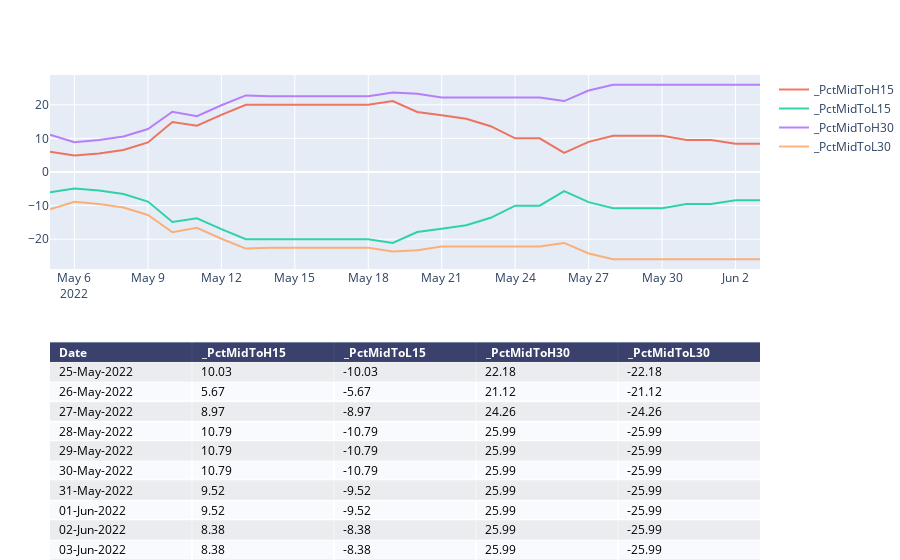

Notebook code for this chart:
### Code cell
chartTitle3=f"{symbol}_PCT-Mid-HH"
print(chartTitle1)
# colsToPlot=[  x for  x  in list_cols if x.startswith('_X') and ( x.startswith('_XMid')==False) ]
colsToPlot=[  x for  x  in list_cols if x.startswith('_PctMidTo') ]
fig=manage_chart(df,colsToPlot,"",'')

pio.write_image(fig, f"{report_path}\\{chartTitle3}.png")
fig

### Figure 1 — Plotly figure (JSON) as saved in the notebook; plotly's stock layout.template omitted (floating-point values rounded to 4 significant figures)
{"data": [{"colorscale": [[0, "#00083e"], [0.5, "#ededee"], [1, "#ffffff"]], "hoverinfo": "none", "opacity": 0.75, "showscale": false, "type": "heatmap", "z": [[0, 0, 0, 0, 0], [0.5, 0.5, 0.5, 0.5, 0.5], [1, 1, 1, 1, 1], [0.5, 0.5, 0.5, 0.5, 0.5], [1, 1, 1, 1, 1], [0.5, 0.5, 0.5, 0.5, 0.5], [1, 1, 1, 1, 1], [0.5, 0.5, 0.5, 0.5, 0.5], [1, 1, 1, 1, 1], [0.5, 0.5, 0.5, 0.5, 0.5], [1, 1, 1, 1, 1]]}, {"name": "_PctMidToH15", "opacity": 0.8, "type": "scatter", "x": ["2022-05-05T00:00:00", "2022-05-06T00:00:00", "2022-05-07T00:00:00", "2022-05-08T00:00:00", "2022-05-09T00:00:00", "2022-05-10T00:00:00", "2022-05-11T00:00:00", "2022-05-12T00:00:00", "2022-05-13T00:00:00", "2022-05-14T00:00:00", "2022-05-15T00:00:00", "2022-05-16T00:00:00", "2022-05-17T00:00:00", "2022-05-18T00:00:00", "2022-05-19T00:00:00", "2022-05-20T00:00:00", "2022-05-21T00:00:00", "2022-05-22T00:00:00", "2022-05-23T00:00:00", "2022-05-24T00:00:00", "2022-05-25T00:00:00", "2022-05-26T00:00:00", "2022-05-27T00:00:00", "2022-05-28T00:00:00", "2022-05-29T00:00:00", "2022-05-30T00:00:00", "2022-05-31T00:00:00", "2022-06-01T00:00:00", "2022-06-02T00:00:00", "2022-06-03T00:00:00"], "xaxis": "x2", "y": [6.02, 4.88, 5.51, 6.58, 8.81, 14.86, 13.78, 17.03, 20.01, 20.01, 20.01, 20.01, 20.01, 20.01, 21.12, 17.86, 16.88, 15.83, 13.63, 10.03, 10.03, 5.67, 8.97, 10.79, 10.79, 10.79, 9.52, 9.52, 8.38, 8.38], "yaxis": "y2"}, {"name": "_PctMidToL15", "opacity": 0.8, "type": "scatter", "x": ["2022-05-05T00:00:00", "2022-05-06T00:00:00", "2022-05-07T00:00:00", "2022-05-08T00:00:00", "2022-05-09T00:00:00", "2022-05-10T00:00:00", "2022-05-11T00:00:00", "2022-05-12T00:00:00", "2022-05-13T00:00:00", "2022-05-14T00:00:00", "2022-05-15T00:00:00", "2022-05-16T00:00:00", "2022-05-17T00:00:00", "2022-05-18T00:00:00", "2022-05-19T00:00:00", "2022-05-20T00:00:00", "2022-05-21T00:00:00", "2022-05-22T00:00:00", "2022-05-23T00:00:00", "2022-05-24T00:00:00", "2022-05-25T00:00:00", "2022-05-26T00:00:00", "2022-05-27T00:00:00", "2022-05-28T00:00:00", "2022-05-29T00:00:00", "2022-05-30T00:00:00", "2022-05-31T00:00:00", "2022-06-01T00:00:00", "2022-06-02T00:00:00", "2022-06-03T00:00:00"], "xaxis": "x2", "y": [-6.02, -4.88, -5.51, -6.58, -8.81, -14.86, -13.78, -17.03, -20.01, -20.01, -20.01, -20.01, -20.01, -20.01, -21.12, -17.86, -16.88, -15.83, -13.63, -10.03, -10.03, -5.67, -8.97, -10.79, -10.79, -10.79, -9.52, -9.52, -8.38, -8.38], "yaxis": "y2"}, {"name": "_PctMidToH30", "opacity": 0.8, "type": "scatter", "x": ["2022-05-05T00:00:00", "2022-05-06T00:00:00", "2022-05-07T00:00:00", "2022-05-08T00:00:00", "2022-05-09T00:00:00", "2022-05-10T00:00:00", "2022-05-11T00:00:00", "2022-05-12T00:00:00", "2022-05-13T00:00:00", "2022-05-14T00:00:00", "2022-05-15T00:00:00", "2022-05-16T00:00:00", "2022-05-17T00:00:00", "2022-05-18T00:00:00", "2022-05-19T00:00:00", "2022-05-20T00:00:00", "2022-05-21T00:00:00", "2022-05-22T00:00:00", "2022-05-23T00:00:00", "2022-05-24T00:00:00", "2022-05-25T00:00:00", "2022-05-26T00:00:00", "2022-05-27T00:00:00", "2022-05-28T00:00:00", "2022-05-29T00:00:00", "2022-05-30T00:00:00", "2022-05-31T00:00:00", "2022-06-01T00:00:00", "2022-06-02T00:00:00", "2022-06-03T00:00:00"], "xaxis": "x2", "y": [11.09, 8.89, 9.51, 10.57, 12.79, 17.94, 16.64, 19.86, 22.8, 22.55, 22.55, 22.55, 22.55, 22.55, 23.65, 23.26, 22.18, 22.18, 22.18, 22.18, 22.18, 21.12, 24.26, 25.99, 25.99, 25.99, 25.99, 25.99, 25.99, 25.99], "yaxis": "y2"}, {"name": "_PctMidToL30", "opacity": 0.8, "type": "scatter", "x": ["2022-05-05T00:00:00", "2022-05-06T00:00:00", "2022-05-07T00:00:00", "2022-05-08T00:00:00", "2022-05-09T00:00:00", "2022-05-10T00:00:00", "2022-05-11T00:00:00", "2022-05-12T00:00:00", "2022-05-13T00:00:00", "2022-05-14T00:00:00", "2022-05-15T00:00:00", "2022-05-16T00:00:00", "2022-05-17T00:00:00", "2022-05-18T00:00:00", "2022-05-19T00:00:00", "2022-05-20T00:00:00", "2022-05-21T00:00:00", "2022-05-22T00:00:00", "2022-05-23T00:00:00", "2022-05-24T00:00:00", "2022-05-25T00:00:00", "2022-05-26T00:00:00", "2022-05-27T00:00:00", "2022-05-28T00:00:00", "2022-05-29T00:00:00", "2022-05-30T00:00:00", "2022-05-31T00:00:00", "2022-06-01T00:00:00", "2022-06-02T00:00:00", "2022-06-03T00:00:00"], "xaxis": "x2", "y": [-11.09, -8.89, -9.51, -10.57, -12.79, -17.94, -16.64, -19.86, -22.8, -22.55, -22.55, -22.55, -22.55, -22.55, -23.65, -23.26, -22.18, -22.18, -22.18, -22.18, -22.18, -21.12, -24.26, -25.99, -25.99, -25.99, -25.99, -25.99, -25.99, -25.99], "yaxis": "y2"}], "layout": {"annotations": [{"align": "left", "font": {"color": "#ffffff"}, "showarrow": false, "text": "<b>Date</b>", "x": -0.45, "xanchor": "left", "xref": "x", "y": 0, "yref": "y"}, {"align": "left", "font": {"color": "#ffffff"}, "showarrow": false, "text": "<b>_PctMidToH15</b>", "x": 0.55, "xanchor": "left", "xref": "x", "y": 0, "yref": "y"}, {"align": "left", "font": {"color": "#ffffff"}, "showarrow": false, "text": "<b>_PctMidToL15</b>", "x": 1.55, "xanchor": "left", "xref": "x", "y": 0, "yref": "y"}, {"align": "left", "font": {"color": "#ffffff"}, "showarrow": false, "text": "<b>_PctMidToH30</b>", "x": 2.55, "xanchor": "left", "xref": "x", "y": 0, "yref": "y"}, {"align": "left", "font": {"color": "#ffffff"}, "showarrow": false, "text": "<b>_PctMidToL30</b>", "x": 3.55, "xanchor": "left", "xref": "x", "y": 0, "yref": "y"}, {"align": "left", "font": {"color": "#000000"}, "showarrow": false, "text": "25-May-2022", "x": -0.45, "xanchor": "left", "xref": "x", "y": 1, "yref": "y"}, {"align": "left", "font": {"color": "#000000"}, "showarrow": false, "text": "10.03", "x": 0.55, "xanchor": "left", "xref": "x", "y": 1, "yref": "y"}, {"align": "left", "font": {"color": "#000000"}, "showarrow": false, "text": "-10.03", "x": 1.55, "xanchor": "left", "xref": "x", "y": 1, "yref": "y"}, {"align": "left", "font": {"color": "#000000"}, "showarrow": false, "text": "22.18", "x": 2.55, "xanchor": "left", "xref": "x", "y": 1, "yref": "y"}, {"align": "left", "font": {"color": "#000000"}, "showarrow": false, "text": "-22.18", "x": 3.55, "xanchor": "left", "xref": "x", "y": 1, "yref": "y"}, {"align": "left", "font": {"color": "#000000"}, "showarrow": false, "text": "26-May-2022", "x": -0.45, "xanchor": "left", "xref": "x", "y": 2, "yref": "y"}, {"align": "left", "font": {"color": "#000000"}, "showarrow": false, "text": "5.67", "x": 0.55, "xanchor": "left", "xref": "x", "y": 2, "yref": "y"}, {"align": "left", "font": {"color": "#000000"}, "showarrow": false, "text": "-5.67", "x": 1.55, "xanchor": "left", "xref": "x", "y": 2, "yref": "y"}, {"align": "left", "font": {"color": "#000000"}, "showarrow": false, "text": "21.12", "x": 2.55, "xanchor": "left", "xref": "x", "y": 2, "yref": "y"}, {"align": "left", "font": {"color": "#000000"}, "showarrow": false, "text": "-21.12", "x": 3.55, "xanchor": "left", "xref": "x", "y": 2, "yref": "y"}, {"align": "left", "font": {"color": "#000000"}, "showarrow": false, "text": "27-May-2022", "x": -0.45, "xanchor": "left", "xref": "x", "y": 3, "yref": "y"}, {"align": "left", "font": {"color": "#000000"}, "showarrow": false, "text": "8.97", "x": 0.55, "xanchor": "left", "xref": "x", "y": 3, "yref": "y"}, {"align": "left", "font": {"color": "#000000"}, "showarrow": false, "text": "-8.97", "x": 1.55, "xanchor": "left", "xref": "x", "y": 3, "yref": "y"}, {"align": "left", "font": {"color": "#000000"}, "showarrow": false, "text": "24.26", "x": 2.55, "xanchor": "left", "xref": "x", "y": 3, "yref": "y"}, {"align": "left", "font": {"color": "#000000"}, "showarrow": false, "text": "-24.26", "x": 3.55, "xanchor": "left", "xref": "x", "y": 3, "yref": "y"}, {"align": "left", "font": {"color": "#000000"}, "showarrow": false, "text": "28-May-2022", "x": -0.45, "xanchor": "left", "xref": "x", "y": 4, "yref": "y"}, {"align": "left", "font": {"color": "#000000"}, "showarrow": false, "text": "10.79", "x": 0.55, "xanchor": "left", "xref": "x", "y": 4, "yref": "y"}, {"align": "left", "font": {"color": "#000000"}, "showarrow": false, "text": "-10.79", "x": 1.55, "xanchor": "left", "xref": "x", "y": 4, "yref": "y"}, {"align": "left", "font": {"color": "#000000"}, "showarrow": false, "text": "25.99", "x": 2.55, "xanchor": "left", "xref": "x", "y": 4, "yref": "y"}, {"align": "left", "font": {"color": "#000000"}, "showarrow": false, "text": "-25.99", "x": 3.55, "xanchor": "left", "xref": "x", "y": 4, "yref": "y"}, {"align": "left", "font": {"color": "#000000"}, "showarrow": false, "text": "29-May-2022", "x": -0.45, "xanchor": "left", "xref": "x", "y": 5, "yref": "y"}, {"align": "left", "font": {"color": "#000000"}, "showarrow": false, "text": "10.79", "x": 0.55, "xanchor": "left", "xref": "x", "y": 5, "yref": "y"}, {"align": "left", "font": {"color": "#000000"}, "showarrow": false, "text": "-10.79", "x": 1.55, "xanchor": "left", "xref": "x", "y": 5, "yref": "y"}, {"align": "left", "font": {"color": "#000000"}, "showarrow": false, "text": "25.99", "x": 2.55, "xanchor": "left", "xref": "x", "y": 5, "yref": "y"}, {"align": "left", "font": {"color": "#000000"}, "showarrow": false, "text": "-25.99", "x": 3.55, "xanchor": "left", "xref": "x", "y": 5, "yref": "y"}, {"align": "left", "font": {"color": "#000000"}, "showarrow": false, "text": "30-May-2022", "x": -0.45, "xanchor": "left", "xref": "x", "y": 6, "yref": "y"}, {"align": "left", "font": {"color": "#000000"}, "showarrow": false, "text": "10.79", "x": 0.55, "xanchor": "left", "xref": "x", "y": 6, "yref": "y"}, {"align": "left", "font": {"color": "#000000"}, "showarrow": false, "text": "-10.79", "x": 1.55, "xanchor": "left", "xref": "x", "y": 6, "yref": "y"}, {"align": "left", "font": {"color": "#000000"}, "showarrow": false, "text": "25.99", "x": 2.55, "xanchor": "left", "xref": "x", "y": 6, "yref": "y"}, {"align": "left", "font": {"color": "#000000"}, "showarrow": false, "text": "-25.99", "x": 3.55, "xanchor": "left", "xref": "x", "y": 6, "yref": "y"}, {"align": "left", "font": {"color": "#000000"}, "showarrow": false, "text": "31-May-2022", "x": -0.45, "xanchor": "left", "xref": "x", "y": 7, "yref": "y"}, {"align": "left", "font": {"color": "#000000"}, "showarrow": false, "text": "9.52", "x": 0.55, "xanchor": "left", "xref": "x", "y": 7, "yref": "y"}, {"align": "left", "font": {"color": "#000000"}, "showarrow": false, "text": "-9.52", "x": 1.55, "xanchor": "left", "xref": "x", "y": 7, "yref": "y"}, {"align": "left", "font": {"color": "#000000"}, "showarrow": false, "text": "25.99", "x": 2.55, "xanchor": "left", "xref": "x", "y": 7, "yref": "y"}, {"align": "left", "font": {"color": "#000000"}, "showarrow": false, "text": "-25.99", "x": 3.55, "xanchor": "left", "xref": "x", "y": 7, "yref": "y"}, {"align": "left", "font": {"color": "#000000"}, "showarrow": false, "text": "01-Jun-2022", "x": -0.45, "xanchor": "left", "xref": "x", "y": 8, "yref": "y"}, {"align": "left", "font": {"color": "#000000"}, "showarrow": false, "text": "9.52", "x": 0.55, "xanchor": "left", "xref": "x", "y": 8, "yref": "y"}, {"align": "left", "font": {"color": "#000000"}, "showarrow": false, "text": "-9.52", "x": 1.55, "xanchor": "left", "xref": "x", "y": 8, "yref": "y"}, {"align": "left", "font": {"color": "#000000"}, "showarrow": false, "text": "25.99", "x": 2.55, "xanchor": "left", "xref": "x", "y": 8, "yref": "y"}, {"align": "left", "font": {"color": "#000000"}, "showarrow": false, "text": "-25.99", "x": 3.55, "xanchor": "left", "xref": "x", "y": 8, "yref": "y"}, {"align": "left", "font": {"color": "#000000"}, "showarrow": false, "text": "02-Jun-2022", "x": -0.45, "xanchor": "left", "xref": "x", "y": 9, "yref": "y"}, {"align": "left", "font": {"color": "#000000"}, "showarrow": false, "text": "8.38", "x": 0.55, "xanchor": "left", "xref": "x", "y": 9, "yref": "y"}, {"align": "left", "font": {"color": "#000000"}, "showarrow": false, "text": "-8.38", "x": 1.55, "xanchor": "left", "xref": "x", "y": 9, "yref": "y"}, {"align": "left", "font": {"color": "#000000"}, "showarrow": false, "text": "25.99", "x": 2.55, "xanchor": "left", "xref": "x", "y": 9, "yref": "y"}, {"align": "left", "font": {"color": "#000000"}, "showarrow": false, "text": "-25.99", "x": 3.55, "xanchor": "left", "xref": "x", "y": 9, "yref": "y"}, {"align": "left", "font": {"color": "#000000"}, "showarrow": false, "text": "03-Jun-2022", "x": -0.45, "xanchor": "left", "xref": "x", "y": 10, "yref": "y"}, {"align": "left", "font": {"color": "#000000"}, "showarrow": false, "text": "8.38", "x": 0.55, "xanchor": "left", "xref": "x", "y": 10, "yref": "y"}, {"align": "left", "font": {"color": "#000000"}, "showarrow": false, "text": "-8.38", "x": 1.55, "xanchor": "left", "xref": "x", "y": 10, "yref": "y"}, {"align": "left", "font": {"color": "#000000"}, "showarrow": false, "text": "25.99", "x": 2.55, "xanchor": "left", "xref": "x", "y": 10, "yref": "y"}, {"align": "left", "font": {"color": "#000000"}, "showarrow": false, "text": "-25.99", "x": 3.55, "xanchor": "left", "xref": "x", "y": 10, "yref": "y"}], "autosize": true, "margin": {"b": 0, "l": 50, "r": 0, "t": 75}, "title": {"text": ""}, "xaxis": {"autorange": true, "dtick": 1, "gridwidth": 2, "range": [-0.5, 4.5], "showticklabels": false, "tick0": -0.5, "ticks": "", "zeroline": false}, "xaxis2": {"anchor": "y2", "autorange": true, "range": ["2022-05-05", "2022-06-03"], "type": "date"}, "yaxis": {"autorange": true, "domain": [0, 0.45], "dtick": 1, "gridwidth": 2, "range": [10.5, -0.5], "showticklabels": false, "tick0": 0.5, "ticks": "", "zeroline": false}, "yaxis2": {"anchor": "x2", "autorange": true, "domain": [0.6, 1], "range": [-28.88, 28.88], "title": {"text": ""}, "type": "linear"}}}
